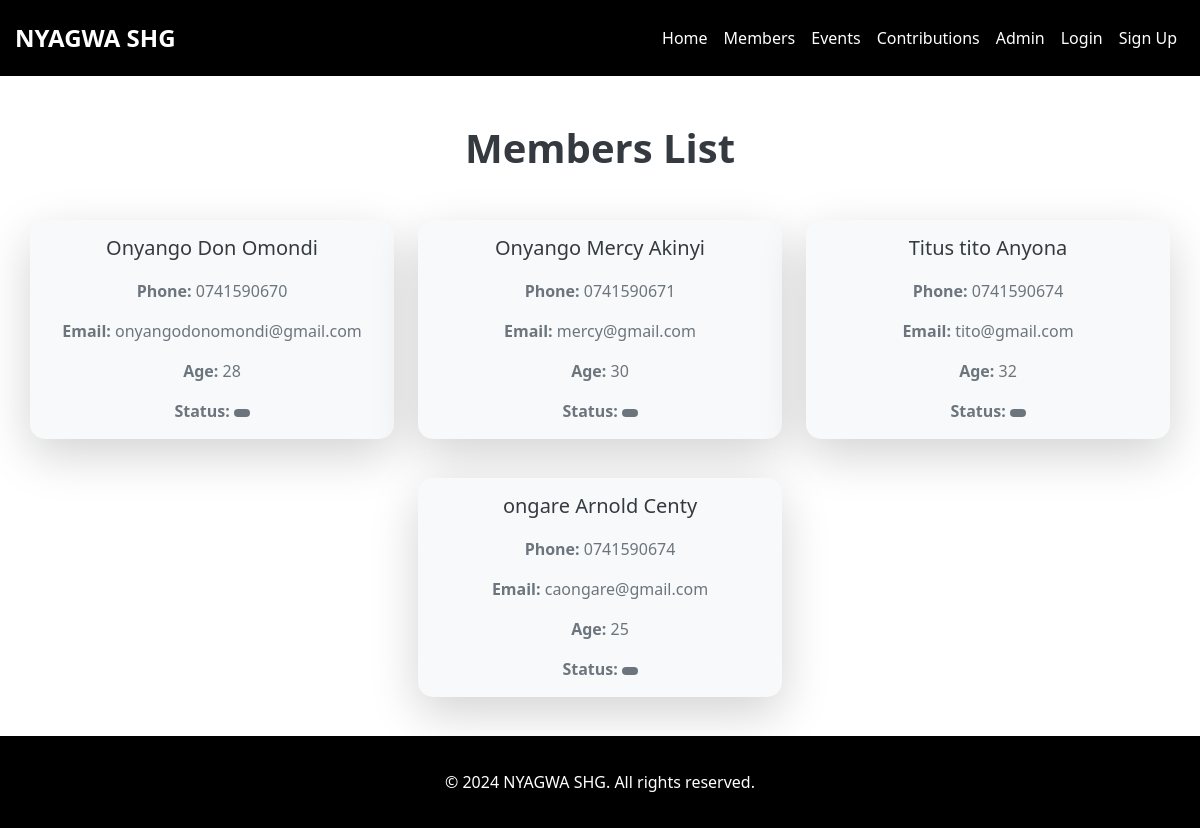
The page /members/ on the database its author committed.
### members/models.py (models this page shows, shortened)
class Member(models.Model):
    surname = models.CharField(max_length=100)
    first_name = models.CharField(max_length=100)
    last_name = models.CharField(max_length=100)
    phone_number = models.CharField(max_length=15)
    birthdate = models.DateField(null=True, blank=True)
    email = models.EmailField(null=True, blank=True)
    location_type = models.CharField(
        max_length=10,
        choices=[('village', 'Village'), ('town', 'Town')],
        default='Unknown'
    )
    town_name = models.CharField(max_length=100, null=True, blank=True)
    has_children = models.BooleanField(null=True, blank=True)
    number_of_children = models.PositiveIntegerField(null=True, blank=True)
    date_of_registration = models.DateField(default=date.today, editable=False, null=True)
    def age(self):
        if self.birthdate:
            today = date.today()
            return today.year - self.birthdate.year - ((today.month, today.day) < (self.birthdate.month, self.birthdate.day))
        return None
    age.short_description = 'Age'  # This gives a name to the column in the admin

### members/views.py (the view)
# urls.py: path('members/', views.members_page, name='members'),
def members_page(request):
    members = Member.objects.all()
    return render(request, 'members_page.html', {'members': members})

### members/templates/members_page.html (shortened to what this page needs)
{% extends 'base.html' %}
{% block content %}
<h1 class="text-center mb-5">Members List</h1>
<div class="container">
    <div class="row justify-content-center">
        {% for member in members %}
        <div class="col-lg-4 col-md-6 mb-4 d-flex align-items-stretch">
            <div class="card shadow-lg border-0 w-100 member-card">
                <div class="card-body">
                    <h5 class="card-title font-weight-bold text-center">{{ member.surname }} {{ member.first_name }} {{ member.last_name }}</h5>
                    <p class="card-text"><strong>Phone:</strong> {{ member.phone_number }}</p>
                    <p class="card-text"><strong>Email:</strong> {{ member.email }}</p>
                    <p class="card-text"><strong>Age:</strong> {{ member.age }}</p>
                    <p class="card-text"><strong>Status:</strong>
                        <span class="badge {% if member.status == 'Super Member' %}bg-success{% elif member.status == 'Active Member' %}bg-info{% else %}bg-secondary{% endif %}">
                        </span>
                    </p>
                </div>
            </div>
        </div>
        {% endfor %}
    </div>
</div>
{% endblock %}

### static/css/styles.css (style rules this page uses)
.card { border-radius: 15px; transition: transform 0.2s ease-in-out, box-shadow 0.2s ease-in-out; background-color: #f8f9fa; margin-bottom: 15px; }
.card-title { color: #343a40; margin-bottom: 1.2rem; text-align: center; }
.card-text { color: #6c757d; text-align: center; }
.container { max-width: 1200px; padding-left: 15px; padding-right: 15px; }
h1 { font-size: 2.5rem; font-weight: 700; color: #343a40; margin-bottom: 2rem; text-align: center; }
body, html { height: 100%; margin: 0; }

### rows shown on the page
Member: surname "Onyango", first_name "Don", last_name "Omondi", phone_number "0741590670", email "onyangodonomondi@gmail.com", age "28"
Member: surname "Onyango", first_name "Mercy", last_name "Akinyi", phone_number "0741590671", email "mercy@gmail.com", age "30"
Member: surname "Titus", first_name "tito", last_name "Anyona", phone_number "0741590674", email "tito@gmail.com", age "32"
Member: surname "ongare", first_name "Arnold", last_name "Centy", phone_number "0741590674", email "caongare@gmail.com", age "25"
